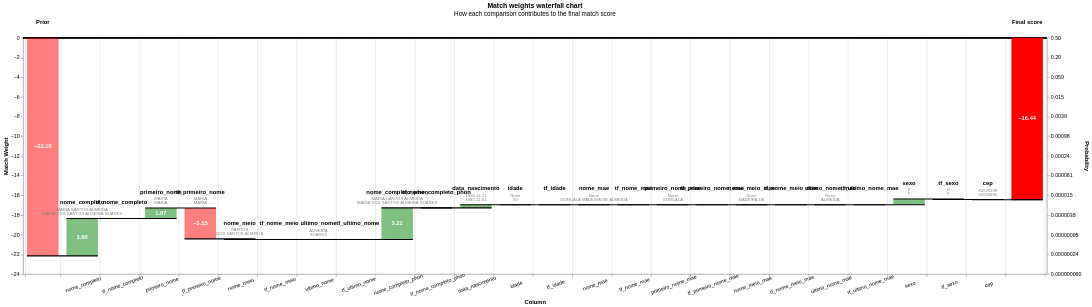

The notebook cell saved with this chart:
### Code cell
records_fn = linker.evaluation.prediction_errors_from_labels_table(
    labels_sdf,
    threshold_match_probability=THRESHOLD_AVALIACAO,
    include_false_negatives=True,
    include_false_positives=False,
).as_record_dict(limit=20)
print('Falsos negativos (amostra):', len(records_fn))
if records_fn:
    display(linker.visualisations.waterfall_chart(records_fn, filter_nulls=False))

### Figure 1 — Vega-Lite specification as saved in the notebook (floating-point values rounded to 4 significant figures; data arrays with more than 128 entries replaced by an {"elided": "..."} marker saying what was removed)
{"config": {"view": {"continuousWidth": 400, "continuousHeight": 300}}, "layer": [{"layer": [{"mark": "rule", "encoding": {"color": {"value": "black"}, "size": {"value": 0.5}, "y": {"field": "zero", "type": "quantitative"}}}, {"mark": {"type": "bar", "width": 60}, "encoding": {"color": {"condition": {"test": "(datum.log2_bayes_factor < 0)", "value": "red"}, "value": "green"}, "opacity": {"condition": {"test": "datum.column_name == 'Prior match weight' || datum.column_name == 'Final score'", "value": 1}, "value": 0.5}, "tooltip": [{"field": "column_name", "title": "Comparison column", "type": "nominal"}, {"field": "value_l", "title": "Value (L)", "type": "nominal"}, {"field": "value_r", "title": "Value (R)", "type": "nominal"}, {"field": "label_for_charts", "title": "Label", "type": "ordinal"}, {"field": "sql_condition", "title": "SQL condition", "type": "nominal"}, {"field": "comparison_vector_value", "title": "Comparison vector value", "type": "nominal"}, {"field": "bayes_factor", "format": ",.4f", "title": "Bayes factor = m/u", "type": "quantitative"}, {"field": "log2_bayes_factor", "format": ",.4f", "title": "Match weight = log2(m/u)", "type": "quantitative"}, {"field": "prob", "format": ".4f", "title": "Cumulative match probability", "type": "quantitative"}, {"field": "bayes_factor_description", "title": "Match weight description", "type": "nominal"}], "x": {"axis": {"grid": true, "labelAlign": "center", "labelAngle": -20, "labelExpr": "datum.value == 'Prior' || datum.value == 'Final score' ? '' : datum.value", "labelPadding": 10, "tickBand": "extent", "title": "Column"}, "field": "column_name", "sort": {"field": "bar_sort_order", "order": "ascending"}, "type": "nominal"}, "y": {"axis": {"grid": false, "orient": "left", "title": "Match Weight"}, "field": "previous_sum", "type": "quantitative"}, "y2": {"field": "sum"}}}, {"mark": {"type": "text", "fontWeight": "bold"}, "encoding": {"color": {"value": "white"}, "text": {"condition": {"test": "abs(datum.log2_bayes_factor) > 1", "field": "log2_bayes_factor", "format": ".2f", "type": "nominal"}, "value": ""}, "x": {"axis": {"labelAngle": -20, "title": "Column"}, "field": "column_name", "sort": {"field": "bar_sort_order", "order": "ascending"}, "type": "nominal"}, "y": {"axis": {"orient": "left"}, "field": "center", "type": "quantitative"}}}, {"mark": {"type": "text", "baseline": "bottom", "dy": -25, "fontWeight": "bold"}, "encoding": {"color": {"value": "black"}, "text": {"field": "column_name", "type": "nominal"}, "x": {"axis": {"labelAngle": -20, "title": "Column"}, "field": "column_name", "sort": {"field": "bar_sort_order", "order": "ascending"}, "type": "nominal"}, "y": {"field": "sum_top", "type": "quantitative"}}}, {"mark": {"type": "text", "baseline": "bottom", "dy": -13, "fontSize": 8}, "encoding": {"color": {"value": "grey"}, "text": {"field": "value_l", "type": "nominal"}, "x": {"axis": {"labelAngle": -20, "title": "Column"}, "field": "column_name", "sort": {"field": "bar_sort_order", "order": "ascending"}, "type": "nominal"}, "y": {"field": "sum_top", "type": "quantitative"}}}, {"mark": {"type": "text", "baseline": "bottom", "dy": -5, "fontSize": 8}, "encoding": {"color": {"value": "grey"}, "text": {"field": "value_r", "type": "nominal"}, "x": {"axis": {"labelAngle": -20, "title": "Column"}, "field": "column_name", "sort": {"field": "bar_sort_order", "order": "ascending"}, "type": "nominal"}, "y": {"field": "sum_top", "type": "quantitative"}}}]}, {"mark": {"type": "rule", "color": "black", "strokeWidth": 2, "x2Offset": 30, "xOffset": -30}, "encoding": {"x": {"axis": {"labelAngle": -20, "title": "Column"}, "field": "column_name", "sort": {"field": "bar_sort_order", "order": "ascending"}, "type": "nominal"}, "x2": {"field": "lead"}, "y": {"axis": {"labelExpr": "format(1 / (1 + pow(2, -1*datum.value)), '.2r')", "orient": "right", "title": "Probability"}, "field": "sum", "scale": {"zero": false}, "type": "quantitative"}}}], "data": {"name": "data-46d31172b2a93befa9b101ee3dc325c8"}, "height": 450, "params": [{"name": "record_number", "bind": {"input": "range", "max": 19, "min": 0, "step": 1}, "value": 0}], "resolve": {"axis": {"y": "independent"}}, "title": {"text": "Match weights waterfall chart", "subtitle": "How each comparison contributes to the final match score"}, "transform": [{"filter": "(datum.record_number == record_number)"}, {"window": [{"op": "sum", "field": "log2_bayes_factor", "as": "sum"}, {"op": "lead", "field": "column_name", "as": "lead"}], "frame": [null, 0]}, {"calculate": "datum.column_name === \"Final score\" ? datum.sum - datum.log2_bayes_factor : datum.sum", "as": "sum"}, {"calculate": "datum.lead === null ? datum.column_name : datum.lead", "as": "lead"}, {"calculate": "datum.column_name === \"Final score\" || datum.column_name === \"Prior match weight\" ? 0 : datum.sum - datum.log2_bayes_factor", "as": "previous_sum"}, {"calculate": "datum.sum > datum.previous_sum ? datum.column_name : \"\"", "as": "top_label"}, {"calculate": "datum.sum < datum.previous_sum ? datum.column_name : \"\"", "as": "bottom_label"}, {"calculate": "datum.sum > datum.previous_sum ? datum.sum : datum.previous_sum", "as": "sum_top"}, {"calculate": "datum.sum < datum.previous_sum ? datum.sum : datum.previous_sum", "as": "sum_bottom"}, {"calculate": "(datum.sum + datum.previous_sum) / 2", "as": "center"}, {"calculate": "(datum.log2_bayes_factor > 0 ? \"+\" : \"\") + datum.log2_bayes_factor", "as": "text_log2_bayes_factor"}, {"calculate": "datum.sum < datum.previous_sum ? 4 : -4", "as": "dy"}, {"calculate": "datum.sum < datum.previous_sum ? \"top\" : \"bottom\"", "as": "baseline"}, {"calculate": "1. / (1 + pow(2, -1.*datum.sum))", "as": "prob"}, {"calculate": "0*datum.sum", "as": "zero"}], "width": {"step": 75}, "$schema": "https://vega.github.io/schema/vega-lite/v5.9.3.json", "datasets": {"data-46d31172b2a93befa9b101ee3dc325c8": {"elided": "520 records"}}}
